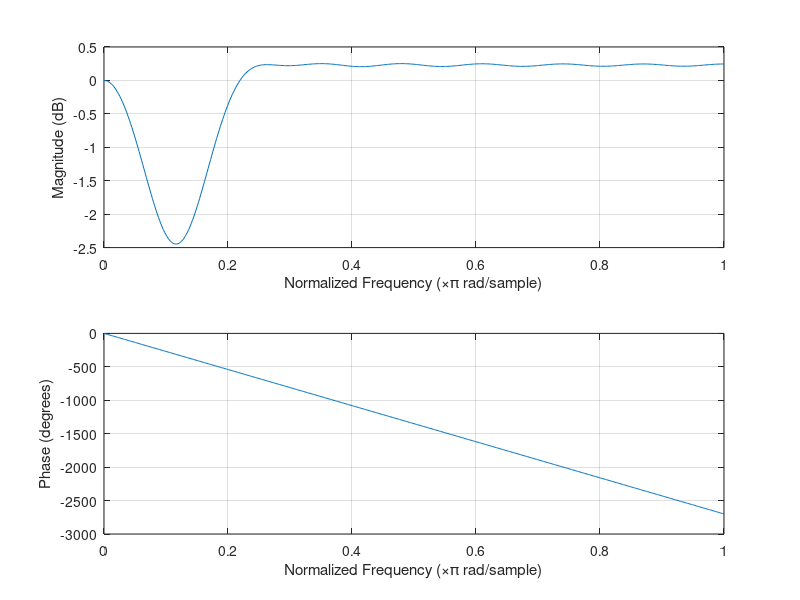

Here is the MATLAB script that generated this plot:
f1= 1500;
f2=2000;
fs = 15*f2;
N = 30;
wc1 = 2*f1/fs;
wc2 = 2*f2/fs;
w = [wc1 wc2];
%b = fir1(N,[wc1 wc2], hamming(N+1));
b = fir1(30,[wc1 wc2],'stop', hamming(N+1));
freqz(b,1);